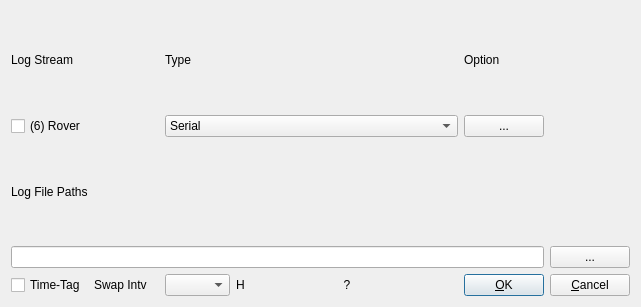
<?xml version="1.0" encoding="UTF-8"?>
<ui version="4.0">
 <class>LogStrDialog</class>
 <widget class="QWidget" name="LogStrDialog">
  <property name="geometry">
   <rect>
    <x>0</x>
    <y>0</y>
    <width>641</width>
    <height>307</height>
   </rect>
  </property>
  <property name="windowTitle">
   <string>Log Streams</string>
  </property>
  <property name="toolTip">
   <string/>
  </property>
  <layout class="QGridLayout" name="gridLayout">
   <item row="4" column="0">
    <widget class="QCheckBox" name="TimeTagC">
     <property name="toolTip">
      <string/>
     </property>
     <property name="text">
      <string>Time-Tag</string>
     </property>
    </widget>
   </item>
   <item row="4" column="6">
    <widget class="QPushButton" name="BtnOk">
     <property name="enabled">
      <bool>true</bool>
     </property>
     <property name="toolTip">
      <string/>
     </property>
     <property name="text">
      <string>&amp;OK</string>
     </property>
     <property name="autoDefault">
      <bool>true</bool>
     </property>
     <property name="default">
      <bool>true</bool>
     </property>
    </widget>
   </item>
   <item row="4" column="3">
    <widget class="QLabel" name="Label2">
     <property name="enabled">
      <bool>true</bool>
     </property>
     <property name="toolTip">
      <string/>
     </property>
     <property name="text">
      <string>H</string>
     </property>
    </widget>
   </item>
   <item row="3" column="0" colspan="7">
    <widget class="QLineEdit" name="FilePath1">
     <property name="enabled">
      <bool>true</bool>
     </property>
     <property name="toolTip">
      <string/>
     </property>
     <property name="text">
      <string/>
     </property>
    </widget>
   </item>
   <item row="4" column="1">
    <widget class="QLabel" name="Label1">
     <property name="enabled">
      <bool>true</bool>
     </property>
     <property name="toolTip">
      <string/>
     </property>
     <property name="text">
      <string>Swap Intv</string>
     </property>
    </widget>
   </item>
   <item row="2" column="0">
    <widget class="QLabel" name="LabelF1">
     <property name="enabled">
      <bool>true</bool>
     </property>
     <property name="toolTip">
      <string/>
     </property>
     <property name="text">
      <string>Log File Paths</string>
     </property>
    </widget>
   </item>
   <item row="0" column="6">
    <widget class="QLabel" name="Label6">
     <property name="enabled">
      <bool>true</bool>
     </property>
     <property name="toolTip">
      <string/>
     </property>
     <property name="text">
      <string>Option</string>
     </property>
    </widget>
   </item>
   <item row="4" column="7">
    <widget class="QPushButton" name="BtnCancel">
     <property name="enabled">
      <bool>true</bool>
     </property>
     <property name="toolTip">
      <string/>
     </property>
     <property name="text">
      <string>&amp;Cancel</string>
     </property>
    </widget>
   </item>
   <item row="0" column="0" colspan="2">
    <widget class="QLabel" name="Label10">
     <property name="enabled">
      <bool>true</bool>
     </property>
     <property name="toolTip">
      <string/>
     </property>
     <property name="text">
      <string>Log Stream</string>
     </property>
    </widget>
   </item>
   <item row="1" column="2" colspan="4">
    <widget class="QComboBox" name="Stream1">
     <property name="enabled">
      <bool>true</bool>
     </property>
     <property name="toolTip">
      <string/>
     </property>
     <item>
      <property name="text">
       <string>Serial</string>
      </property>
     </item>
     <item>
      <property name="text">
       <string>TCP Client</string>
      </property>
     </item>
     <item>
      <property name="text">
       <string>TCP Server</string>
      </property>
     </item>
     <item>
      <property name="text">
       <string>NTRIP Server</string>
      </property>
     </item>
     <item>
      <property name="text">
       <string>File</string>
      </property>
     </item>
    </widget>
   </item>
   <item row="1" column="0" colspan="2">
    <widget class="QCheckBox" name="Stream1C">
     <property name="toolTip">
      <string/>
     </property>
     <property name="text">
      <string>(6) Rover</string>
     </property>
    </widget>
   </item>
   <item row="4" column="4">
    <widget class="QPushButton" name="BtnKey">
     <property name="enabled">
      <bool>true</bool>
     </property>
     <property name="toolTip">
      <string/>
     </property>
     <property name="text">
      <string>?</string>
     </property>
     <property name="flat">
      <bool>true</bool>
     </property>
    </widget>
   </item>
   <item row="1" column="6">
    <widget class="QPushButton" name="BtnStr1">
     <property name="enabled">
      <bool>true</bool>
     </property>
     <property name="toolTip">
      <string/>
     </property>
     <property name="text">
      <string>...</string>
     </property>
    </widget>
   </item>
   <item row="4" column="2">
    <widget class="QComboBox" name="SwapIntv">
     <property name="enabled">
      <bool>true</bool>
     </property>
     <property name="toolTip">
      <string/>
     </property>
     <item>
      <property name="text">
       <string/>
      </property>
     </item>
     <item>
      <property name="text">
       <string>0.25</string>
      </property>
     </item>
     <item>
      <property name="text">
       <string>0.5</string>
      </property>
     </item>
     <item>
      <property name="text">
       <string>1</string>
      </property>
     </item>
     <item>
      <property name="text">
       <string>3</string>
      </property>
     </item>
     <item>
      <property name="text">
       <string>6</string>
      </property>
     </item>
     <item>
      <property name="text">
       <string>12</string>
      </property>
     </item>
     <item>
      <property name="text">
       <string>24</string>
      </property>
     </item>
    </widget>
   </item>
   <item row="0" column="2" colspan="3">
    <widget class="QLabel" name="Label5">
     <property name="enabled">
      <bool>true</bool>
     </property>
     <property name="toolTip">
      <string/>
     </property>
     <property name="text">
      <string>Type</string>
     </property>
    </widget>
   </item>
   <item row="3" column="7">
    <widget class="QPushButton" name="BtnFile1">
     <property name="enabled">
      <bool>true</bool>
     </property>
     <property name="toolTip">
      <string/>
     </property>
     <property name="text">
      <string>...</string>
     </property>
    </widget>
   </item>
  </layout>
 </widget>
 <resources/>
 <connections/>
</ui>
